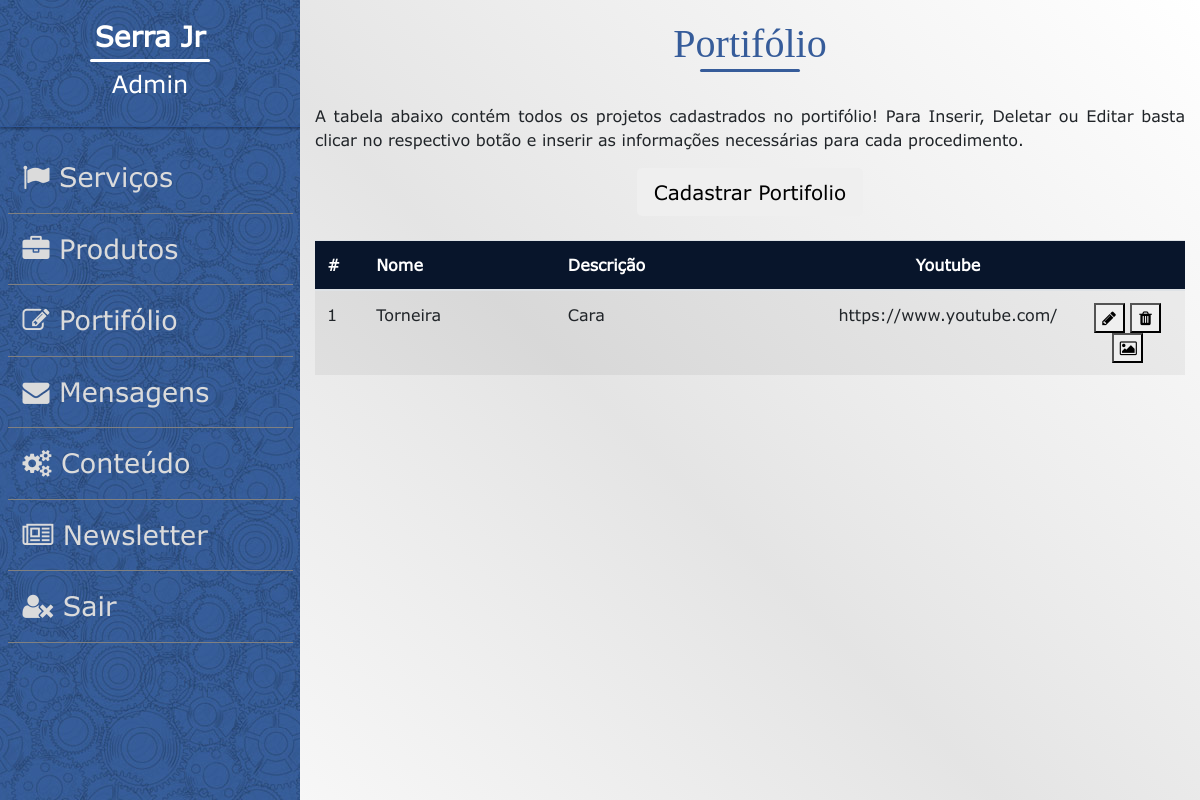
The page /sistema/mod_portifolio.php (signed in) on the database as committed earlier.
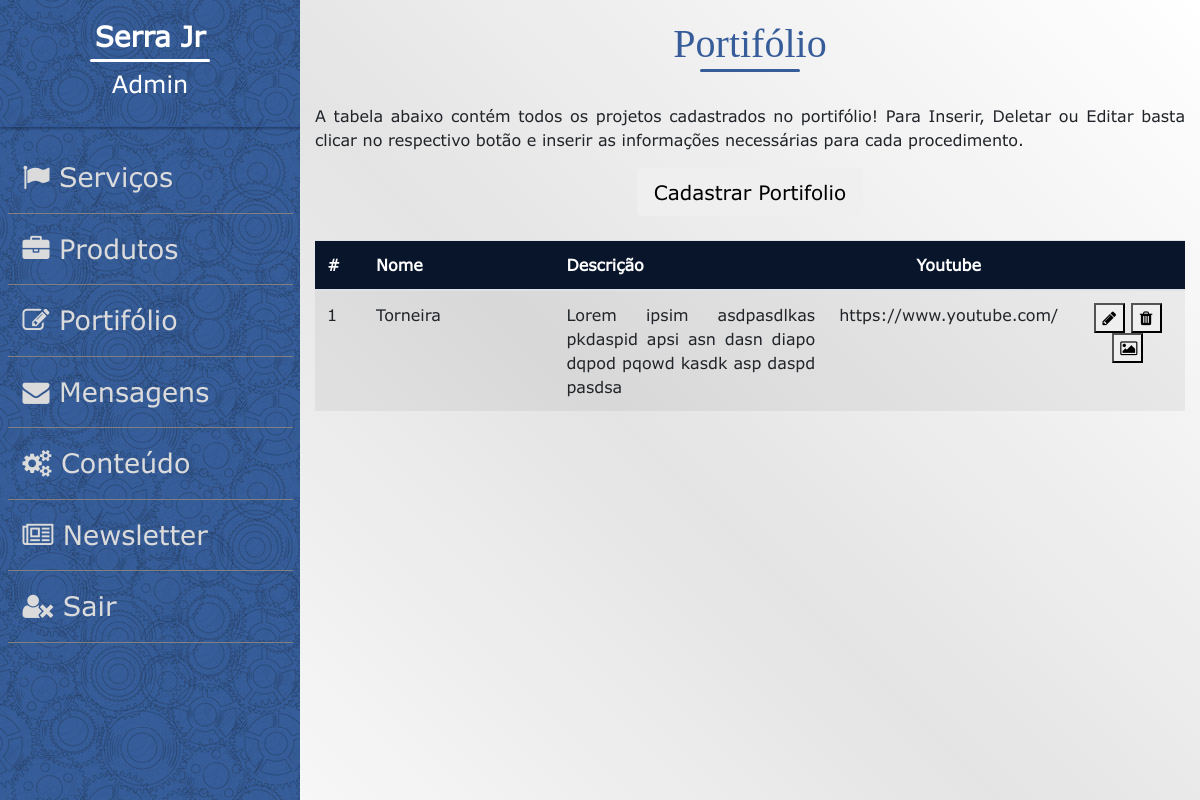
The same page on the database as committed later.
### tables this page shows
CREATE TABLE `portifolio` (
  `codPortifolio` int(11) NOT NULL,
  `nome` varchar(130) NOT NULL,
  `descricao` varchar(150) NOT NULL,
  `linkYoutube` varchar(150) NOT NULL
);

### sistema/mod_portifolio.php (the view, shortened to what this page needs)
<!DOCTYPE html>
<html>
    <head>
        <link rel="stylesheet" href="../css/normalize.css">
        <link rel="stylesheet" href="../css/Sistema.css">
        <link rel="stylesheet" href="../css/main.css">
        <link rel="stylesheet" href="../css/responsividade.css">
        <link rel="stylesheet" href="../bootstrap/css/bootstrap.min.css">
        <link rel="stylesheet" href="https://cdnjs.cloudflare.com/ajax/libs/font-awesome/4.7.0/css/font-awesome.css">
    </head>
    <body>
        <div class="container-fluid">
            <div class="row">
                <div class="col-3" id="menu-lateral">
                    <div id="usuarioSistema">
                        <h3> <?= isset($_SESSION['nome'])? $_SESSION['nome'] : 'Nome usuário' ?>  </h3>
                        <h4> <?= isset($_SESSION['cargo'])? $_SESSION['cargo'] : 'cargo' ?> </h4>
                    </div>
                    <div id="menuSistema">
						<?php require_once('menuLateral.php'); ?>
                    </div>
                </div>
                <div class="col-9" id="painelSistema">
					<h1 class="titulo_secoes"> Portifólio </h1>
					<p>
						<br>
						A tabela abaixo contém todos os projetos cadastrados no portifólio!
						Para Inserir, Deletar ou Editar basta clicar no respectivo botão e inserir as informações necessárias
						para cada procedimento.
					</p>
					<div class="container">
						<div class="row">
							<div class="col-md-4 offset-md-4">
								<button data-toggle="modal" data-target="#cadastrarPortifolio" id="products" class="mx-auto d-block btn btn-lg BotaoCadastra">Cadastrar Portifolio</button>
							</div>
						</div>
					</div>
					<br>
					<div class="table-responsive">
						<table  class="table table-striped table-hover Tabela" id="tb1">
							<thead>
								<tr>
									<th style="width:6%;"> # </th>
									<th style="width:25%;"> Nome </th>
									<th style="width:36%;"> Descrição </th>
									<th style="width:17%;text-align:center"> Youtube </th>
									<th style="width:15%;">  </th>
								</tr>
							</thead>
							<tbody>
							<?php
							$objDB = new db();
							$conn = $objDB->conecta_mysql();
							$query_select = "SELECT * FROM portifolio;";
							$result_select = mysqli_query($conn,$query_select) or die(mysql_error());
							$rows = array();
							$counter = 0;
							while($row = mysqli_fetch_array($result_select))
								$rows[] = $row;
							foreach($rows as $row){
								$counter = $counter +1;
								$codPortifolio = $row['codPortifolio'];
								$nome = $row['nome'];
								$descricao = $row['descricao'];
								$linkYoutube = $row['linkYoutube'];
								echo '<tr class="odd gradeX">';
								echo '<td>'.$counter.'</td>';
								echo '<td>'.$nome.'</td>';
								echo '<td>'.$descricao.'</td>';
								echo '<td>'.$linkYoutube.'</td>';
								echo '<td>
									<center>
										<button class="botaoEmail Botao" data-toggle="modal" id="modificaPortifolio" data-target="#modificarPortifolio" value="'.$codPortifolio.'" type="button"><i class="fa fa-pencil"></i> </button>
										<button class="botaoEmail Botao" data-toggle="modal" id="deletaPortifolio" data-target="#excluirPortifolio" value="'.$codPortifolio.'" type="button"> <i class="fa fa-trash"></i> </button>
										<button class="botaoEmail Botao" data-toggle="modal" id="previewImagem" data-target="#mostrarImagem" value="'.$codPortifolio.'" type="button"><i class="fa fa-image"></i></button>
									</center>';
								echo '</tr>';
								}
								?>
							</tbody>
						</table>
					</div>
					</div>
					</div>
					</div>
    </body>
</html>

Rows that differ between the two databases and show on the page:
changed portifolio "Torneira": descricao "Cara" → "Lorem ipsim asdpasdlkas pkdaspid apsi asn dasn diapo dqpod pqowd kasdk asp daspd pasdsa"
